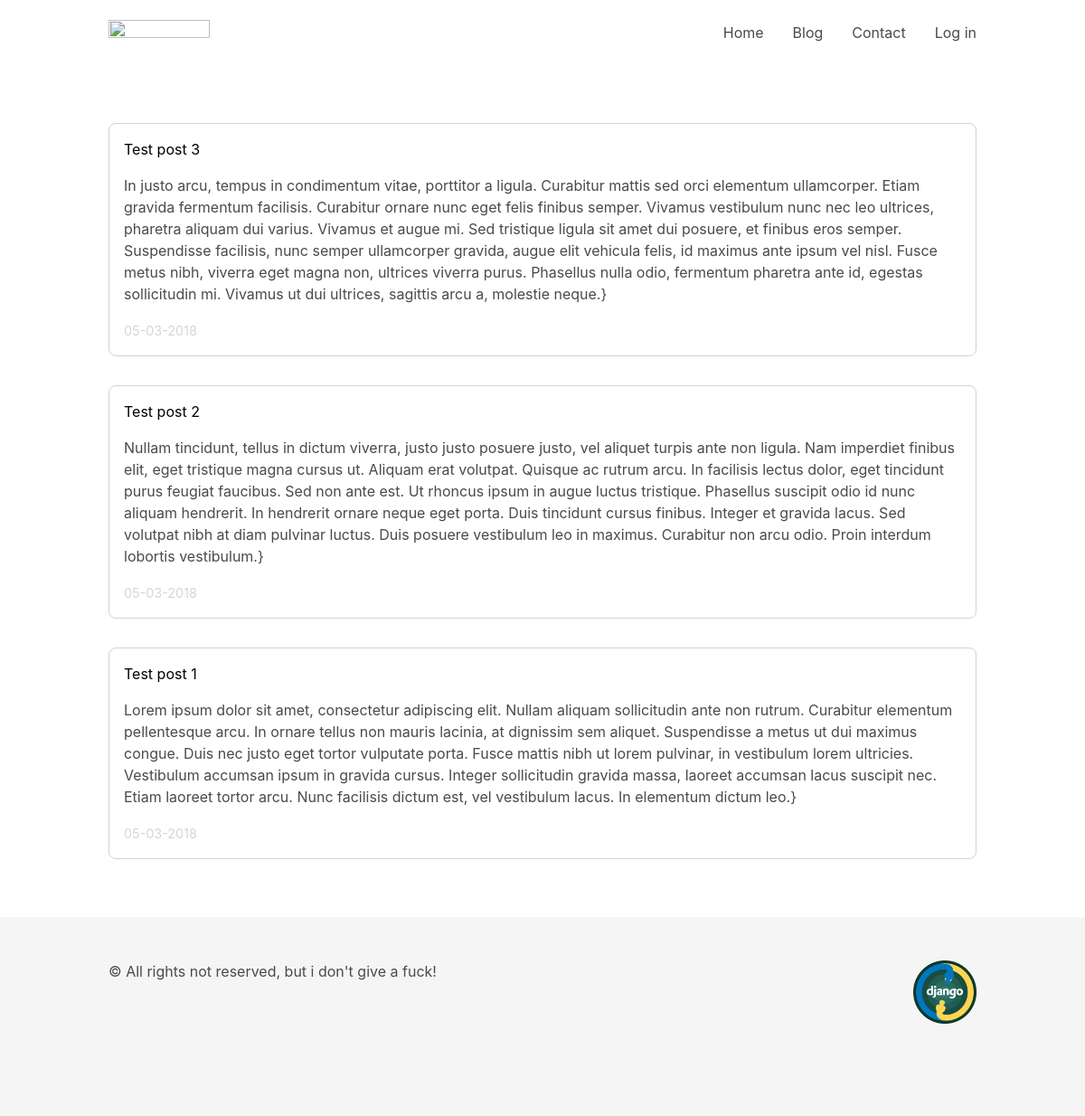
Screenshot of /blog/ with the database file from the repository.
### blog/models.py (models this page shows, shortened)
class Articles(models.Model):
    title = models.CharField(max_length=120)
    body = models.TextField()
    date = models.DateTimeField()

### blog/templates/blog/posts.html
{% extends "mainApp/wrapper.html" %}
{% block content %}
<div class="container">
    {% for post in object_list %}
        <article class="post">
            <a href="/blog/{{post.id}}">{{post.title}}</a>
            <p>{{post.body}}}</p>
            <i>{{post.date|date:"d-m-Y"}}</i>
        </article>
    {% endfor %}
</div>
{% endblock %}

### mainApp/templates/mainApp/wrapper.html (shortened to what this page needs)
<!DOCTYPE html>
<html lang="en">
<head>
    {% load staticfiles %}
    <link rel="stylesheet" href="{% static 'css/bulma.css' %}" type="text/css">
    <link rel="stylesheet" href="{% static 'css/style.css' %}" type="text/css">
</head>
<body>
    {% include "mainApp/includes/header.html" %}
    <main>
        {% block content %}
        {% endblock %}
    </main>
    {% include "mainApp/includes/footer.html" %}
</body>
</html>

### mainApp/templates/mainApp/includes/header.html (shortened to what this page needs)
{% load account %}
{% load i18n %}
<header style="margin-bottom: 4rem;">
    <div class="container">
        <nav class="navbar" role="navigation" aria-label="main navigation">
            <div class="navbar-brand">
                <a class="navbar-item" href="http://localhost:8000">
                    <img src="https://bulma.io/images/bulma-logo.png" width="112" height="28">
                </a>
            </div>
            <div id="navMenu" class="navbar-menu">
                <div class="navbar-end">
                    <a class="navbar-item" href="http://localhost:8000">Home</a>
                    <a class="navbar-item" href="/blog">Blog</a>
                    <a class="navbar-item" href="/contact">Contact</a>
                    {% if user.is_authenticated %}
                        <div class="navbar-item has-dropdown is-hoverable">
                            <a class="navbar-link">{% user_display user %}</a>
                            <div class="navbar-dropdown">
                                <form class="navbar-item" method="post" action="{% url 'account_logout' %}">
                                    {% csrf_token %}
                                    {% if redirect_field_value %}
                                    <input type="hidden" name="{{ redirect_field_name }}" value="{{ redirect_field_value }}"/>
                                    {% endif %}
                                    <button class="button" type="submit">{% trans 'Sign Out' %}</button>
                                </form>
                            </div>
                        </div>
                    {% else %}
                        <a class="navbar-item" href="/login">Log in</a>
                    {% endif %}
                </div>
            </div>
        </nav>
    </div>
</header>

### mainApp/templates/mainApp/includes/footer.html
<footer class="footer">
    <div class="container">
        <div class="columns">
            <div class="column">
                <p>&copy; All rights not reserved, but i don't give a fuck!</p>
            </div>
            <div class="column has-text-right">
                <img src="../../../static/img/django.png" width="70">
            </div>
        </div>
    </div>
</footer>

### mainApp/static/css/style.css (style rules this page uses)
body { -webkit-font-smoothing: antialiased; -webkit-overflow-scrolling: touch; }
header .navbar-item { position: relative; height: 4.5rem; }
header .navbar-end .navbar-item::after { position: absolute; bottom: 0; left: 0; width: 100%; height: .4rem; content: ''; transform: scaleX(0); transform-origin: right; background-color: #00D1B2FF; transition: transform .5s; }
main { margin: 4rem 0; }
main .post { margin: 2rem 0; padding: 1rem; border-radius: .5rem; border: 1px solid #D3D3D3; }
main .post a { color: #000; }
main .post p { margin: 1rem 0; }
main .post i { font-style: normal; font-size: .9rem; color: #D5D5D5; }

### rows the page displays
Articles: title "Test post 3", body "In justo arcu, tempus in condimentum vitae, porttitor a ligula. Curabitur mattis sed orci elementum ullamcorper. Etiam gravida fermentum facilisis. Curabitur ornare nunc eget felis finibus semper. Vivamus vestibulum nunc nec leo ultrices, pharetra aliquam dui varius. Vivamus et augue mi. Sed tristique ligula sit amet dui posuere, et finibus eros semper. Suspendisse facilisis, nunc semper ullamcorper gravida, augue elit vehicula felis, id maximus ante ipsum vel nisl. Fusce metus nibh, viverra eget magna non, ultrices viverra purus. Phasellus nulla odio, fermentum pharetra ante id, egestas sollicitudin mi. Vivamus ut dui ultrices, sagittis arcu a, molestie neque.", date "05-03-2018"
Articles: title "Test post 2", body "Nullam tincidunt, tellus in dictum viverra, justo justo posuere justo, vel aliquet turpis ante non ligula. Nam imperdiet finibus elit, eget tristique magna cursus ut. Aliquam erat volutpat. Quisque ac rutrum arcu. In facilisis lectus dolor, eget tincidunt purus feugiat faucibus. Sed non ante est. Ut rhoncus ipsum in augue luctus tristique. Phasellus suscipit odio id nunc aliquam hendrerit. In hendrerit ornare neque eget porta. Duis tincidunt cursus finibus. Integer et gravida lacus. Sed volutpat nibh at diam pulvinar luctus. Duis posuere vestibulum leo in maximus. Curabitur non arcu odio. Proin interdum lobortis vestibulum.", date "05-03-2018"
Articles: title "Test post 1", body "Lorem ipsum dolor sit amet, consectetur adipiscing elit. Nullam aliquam sollicitudin ante non rutrum. Curabitur elementum pellentesque arcu. In ornare tellus non mauris lacinia, at dignissim sem aliquet. Suspendisse a metus ut dui maximus congue. Duis nec justo eget tortor vulputate porta. Fusce mattis nibh ut lorem pulvinar, in vestibulum lorem ultricies. Vestibulum accumsan ipsum in gravida cursus. Integer sollicitudin gravida massa, laoreet accumsan lacus suscipit nec. Etiam laoreet tortor arcu. Nunc facilisis dictum est, vel vestibulum lacus. In elementum dictum leo.", date "05-03-2018"
